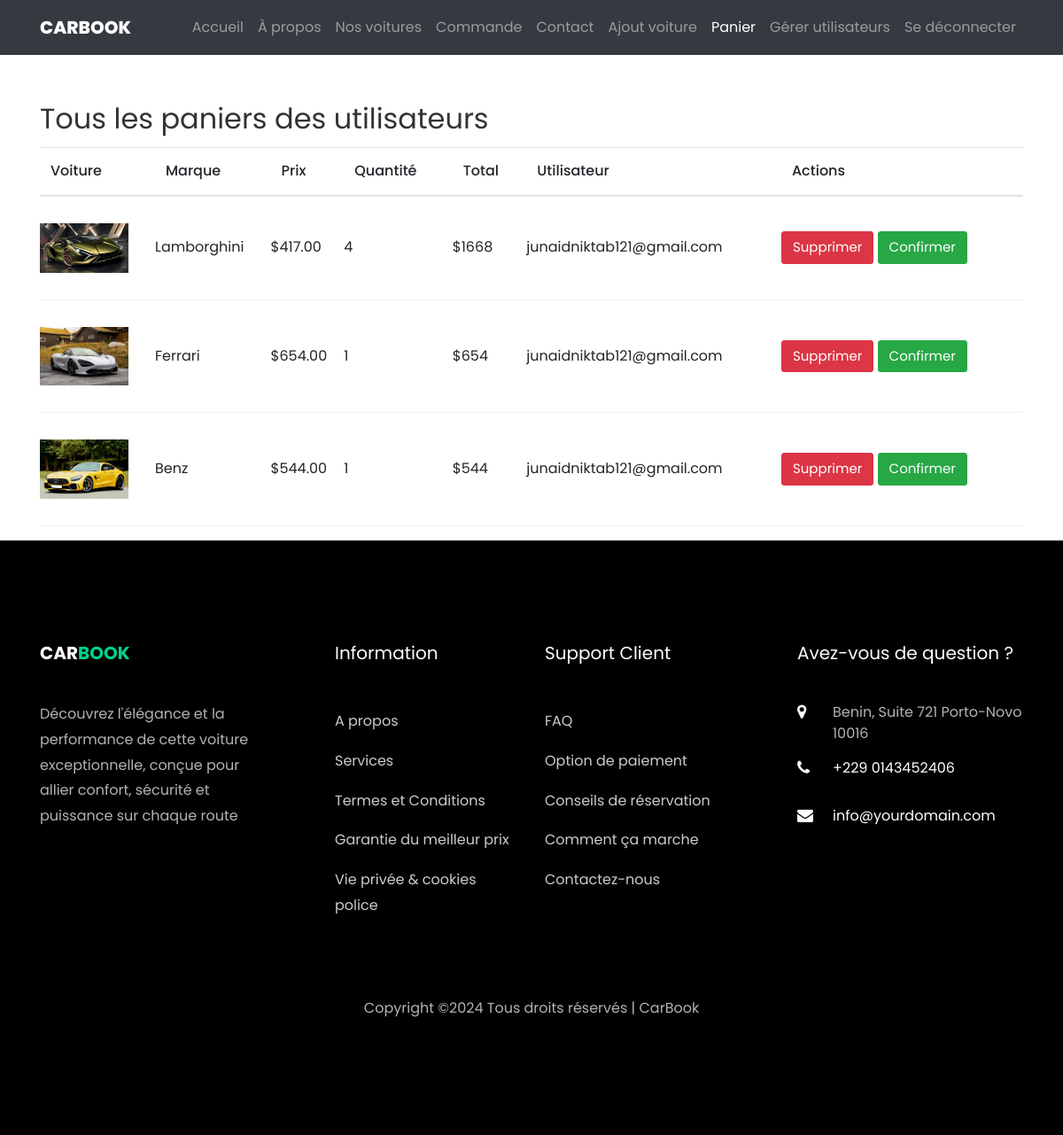
Page /cart.php (signed in) on the committed database.
### tables this page shows
CREATE TABLE `cart` (
  `id` int(11) NOT NULL,
  `user_id` int(11) NOT NULL,
  `car_id` int(11) NOT NULL,
  `quantity` int(11) DEFAULT 1,
  `created_at` timestamp NOT NULL DEFAULT current_timestamp(),
  `status` enum('en attente','confirmée') DEFAULT 'en attente'
);

CREATE TABLE `cars` (
  `id` int(11) NOT NULL,
  `name` varchar(100) NOT NULL,
  `brand` varchar(100) NOT NULL,
  `price` decimal(10,2) NOT NULL,
  `image` varchar(255) NOT NULL,
  `created_at` timestamp NOT NULL DEFAULT current_timestamp()
);

CREATE TABLE `users` (
  `id` int(11) NOT NULL,
  `email` varchar(255) NOT NULL,
  `password` varchar(255) NOT NULL,
  `role` enum('user','admin') DEFAULT 'user'
);

### cart.php (the view, shortened to what this page needs)
<?php
include "dbconnect.php";
$is_admin = isset($_SESSION['role']) && $_SESSION['role'] === 'admin';
$items_per_page = 5;
$page = isset($_GET['page']) ? (int)$_GET['page'] : 1;
$offset = ($page - 1) * $items_per_page;
if ($is_admin) {
    $query = "
        SELECT c.id, c.user_id, c.quantity, c.status, ca.name, ca.brand, ca.price, ca.image, u.email
        FROM cart c
        JOIN cars ca ON c.car_id = ca.id
        JOIN users u ON c.user_id = u.id
        LIMIT $items_per_page OFFSET $offset
    ";
}
$result = mysqli_query($connect, $query);
?>
<!DOCTYPE html>
<html lang="fr">
<head>
    <link rel="stylesheet" href="css/style.css">
        <link rel="stylesheet" href="css/open-iconic-bootstrap.min.css">
        <link rel="stylesheet" href="css/animate.css">
        <link rel="stylesheet" href="css/owl.carousel.min.css">
        <link rel="stylesheet" href="css/owl.theme.default.min.css">
        <link rel="stylesheet" href="css/magnific-popup.css">
        <link rel="stylesheet" href="css/aos.css">
        <link rel="stylesheet" href="css/ionicons.min.css">
        <link rel="stylesheet" href="css/bootstrap-datepicker.css">
        <link rel="stylesheet" href="css/jquery.timepicker.css">
        <link rel="stylesheet" href="css/flaticon.css">
        <link rel="stylesheet" href="css/icomoon.css">
        <link rel="stylesheet" href="css/style.css">
</head>
<body>
<nav class="navbar navbar-expand-lg navbar-dark ftco_navbar bg-dark ftco-navbar-dark" id="ftco-navbar">
    <div class="container">
        <a class="navbar-brand" href="index.php">Car<span>Book</span></a>
        <div class="collapse navbar-collapse" id="ftco-nav">
            <ul class="navbar-nav ml-auto">
                <li class="nav-item"><a href="index.php" class="nav-link">Accueil</a></li>
                <li class="nav-item"><a href="about.php" class="nav-link">À propos</a></li>
                <li class="nav-item"><a href="car.php" class="nav-link">Nos voitures</a></li>
                <li class="nav-item"><a href="command.php" class="nav-link">Commande</a></li>
                <li class="nav-item"><a href="contact.php" class="nav-link">Contact</a></li>
                <?php
                if (isset($_SESSION['role']) && $_SESSION['role'] === 'admin') {
                    echo '<li class="nav-item"><a href="add.php" class="nav-link">Ajout voiture</a></li>';
                }
                if (isset($_SESSION['user_id'])) {
                    echo '<li class="nav-item active"><a href="cart.php" class="nav-link">Panier</a></li>';
                } else {
                    echo '<li class="nav-item"><a href="connect.php" class="nav-link">Se connecter</a></li>';
                }
                ?>
                <?php
                  if (isset($_SESSION['role']) && $_SESSION['role'] === 'admin') {
                    echo '<li class="nav-item"><a href="gerer.php" class="nav-link">Gérer utilisateurs</a></li>';
                  }
                ?>
                <?php if (!isset($_SESSION['user_id'])): ?>
                    <li class="nav-item"><a href="connect.php" class="nav-link">Se connecter</a></li>
                <?php else: ?>
                    <li class="nav-item"><a href="logout.php" class="nav-link">Se déconnecter</a></li>
                <?php endif; ?>
            </ul>
        </div>
    </div>
</nav>
<div class="container mt-5">
    <h2><?php echo $is_admin ? "Tous les paniers des utilisateurs" : "Mon Panier"; ?></h2>
    <table class="table">
        <thead>
            <tr>
                <th>Voiture</th>
                <th>Marque</th>
                <th>Prix</th>
                <th>Quantité</th>
                <th>Total</th>
                <?php if ($is_admin): ?>
                    <th>Utilisateur</th>
                <?php endif; ?>
                <th>Actions</th>
            </tr>
        </thead>
        <tbody>
    <?php
    while ($row = mysqli_fetch_assoc($result)): ?>
        <tr>
            <td><img src="<?php echo $row['image']; ?>" width="100"></td>
            <td><?php echo $row['brand']; ?></td>
            <td>$<?php echo $row['price']; ?></td>
            <td><?php echo $row['quantity']; ?></td>
            <td>$<?php echo $row['quantity'] * $row['price']; ?></td>
            <?php if ($is_admin): ?>
                <td><?php echo $row['email']; ?></td>
            <?php endif; ?>
            <td>
            <a href="deletecar.php?delete_id=<?php echo $row['id']; ?>" class="btn btn-danger" onclick="return confirm('Êtes-vous sûr de vouloir supprimer cet article ?')">Supprimer</a>
                <?php if ($is_admin): ?>
                    <a href="cart.php?confirm_id=<?php echo $row['id']; ?>" class="btn btn-success" onclick="return confirm('Confirmer la commande ?')">Confirmer</a>
                <?php else: ?>
                    <a href="checkout.php?car_id=<?php echo $row['id']; ?>" class="btn btn-primary">Passer à la caisse</a>
                <?php endif; ?>
            </td>
        </tr>
    <?php endwhile; ?>
</tbody>
    </table>
</div>
<footer class="ftco-footer ftco-bg-dark ftco-section">
      <div class="container">
        <div class="row mb-5">
          <div class="col-md">
            <div class="ftco-footer-widget mb-4">
              <h2 class="ftco-heading-2"><a href="#" class="logo">Car<span>book</span></a></h2>
              <p>Découvrez l'élégance et la performance de cette voiture exceptionnelle, conçue pour allier confort, sécurité et puissance sur chaque route</p>
              <ul class="ftco-footer-social list-unstyled float-md-left float-lft mt-5">
              </ul>
            </div>
          </div>
          <div class="col-md">
            <div class="ftco-footer-widget mb-4 ml-md-5">
              <h2 class="ftco-heading-2">Information</h2>
              <ul class="list-unstyled">
                <li><a href="about.php" class="py-2 d-block">A propos</a></li>
                <li><a href="#" class="py-2 d-block">Services</a></li>
                <li><a href="termes.php" class="py-2 d-block">Termes et Conditions</a></li>
                <li><a href="#" class="py-2 d-block">Garantie du meilleur prix</a></li>
                <li><a href="vie.php" class="py-2 d-block">Vie privée &amp; cookies police</a></li>
              </ul>
            </div>
          </div>
          <div class="col-md">
             <div class="ftco-footer-widget mb-4">
              <h2 class="ftco-heading-2">Support Client</h2>
              <ul class="list-unstyled">
                <li><a href="faq.php" class="py-2 d-block">FAQ</a></li>
                <li><a href="#" class="py-2 d-block">Option de paiement</a></li>
                <li><a href="conseils.php" class="py-2 d-block">Conseils de réservation</a></li>
                <li><a href="comment.php" class="py-2 d-block">Comment ça marche</a></li>
                <li><a href="contact.php #contact" class="py-2 d-block">Contactez-nous</a></li>
              </ul>
            </div>
          </div>
          <div class="col-md">
            <div class="ftco-footer-widget mb-4">
                <h2 class="ftco-heading-2">Avez-vous de question ?</h2>
                <div class="block-23 mb-3">
                  <ul>
                    <li><span class="icon icon-map-marker"></span><span class="text"> Benin, Suite 721 Porto-Novo 10016</span></li>
                    <li><a href="tel://43452406"><span class="icon icon-phone"></span><span class="text">+229 0143452406</span></a></li>
                    <li><a href="mailto:junaidniktab121@gmail.com"><span class="icon icon-envelope"></span><span class="text">info@yourdomain.com</span></a></li>
                  </ul>
                </div>
            </div>
          </div>
        </div>
        <div class="row">
          <div class="col-md-12 text-center">
          <p>Copyright &copy;<script>document.write(new Date().getFullYear());</script> Tous droits réservés | Car<span>Book</span></p>
          </div>
        </div>
      </div>
    </footer>
</body>
</html>

### css/icomoon.css (style rules this page uses)
[class^="icon-"], [class*=" icon-"] { font-family: 'icomoon' !important; speak: none; font-style: normal; font-weight: normal; font-variant: normal; text-transform: none; line-height: 1; -webkit-font-smoothing: antialiased; -moz-osx-font-smoothing: grayscale; }
.icon-map-marker:before { content: "\f041"; }
.icon-phone:before { content: "\f095"; }
.icon-envelope:before { content: "\f0e0"; }

### rows in the picture
cart: car.image (picture), car.brand "Lamborghini", car.price "417.00", quantity "4", $row['quantity']*$row['price'] "1668", user.email "junaidniktab121@gmail.com"
cart: car.image (picture), car.brand "Ferrari", car.price "654.00", quantity "1", $row['quantity']*$row['price'] "654", user.email "junaidniktab121@gmail.com"
cart: car.image (picture), car.brand "Benz", car.price "544.00", quantity "1", $row['quantity']*$row['price'] "544", user.email "junaidniktab121@gmail.com"
